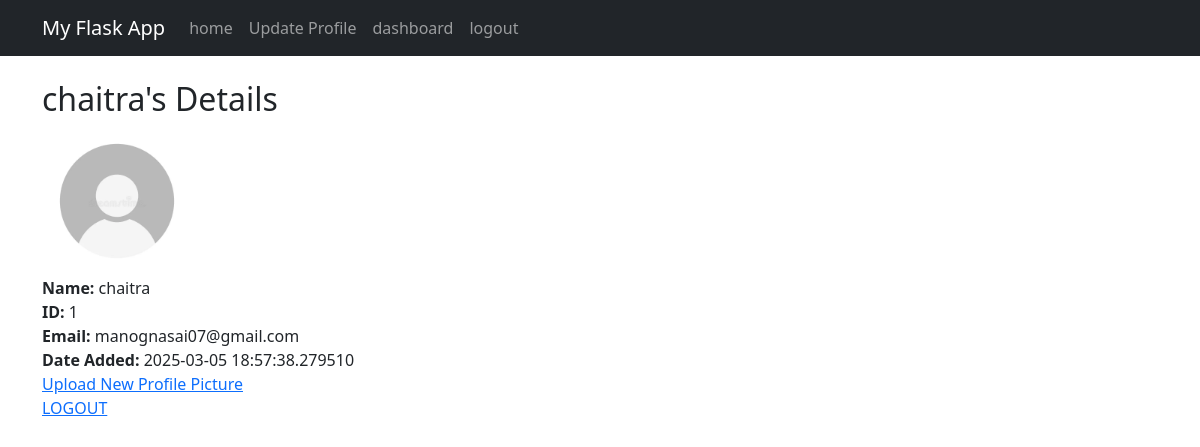
The app's page /dashboard (signed in) with its own data.
### app.py (models this page shows, shortened)
class Users(db.Model, UserMixin):
    id = db.Column(db.Integer, primary_key=True)
    username = db.Column(db.String(200), nullable=False)
    email = db.Column(db.String(120), nullable=False, unique=True)
    date_added = db.Column(db.DateTime, default=datetime.utcnow)
    password_hash = db.Column(db.String(256), nullable = False)
    profile_pic = db.Column(db.String(200), nullable=True, default="default_profile_pic.png")
    @property
    def password(self):
        raise AttributeError('password is not a readable attribute')

### app.py (the view)
@app.route('/dashboard')
@login_required
def dashboard():
    profile_pic = current_user.profile_pic if current_user.profile_pic else 'default_profile.png'
    return render_template('dashboard.html', user=current_user, profile_pic=profile_pic)

### app.py (called while the page is built)
@login_manager.user_loader
def load_user(user_id):
    return Users.query.get(int(user_id))

### templates/dashboard.html
{% extends "base.html" %}
{% block content %}
    <h2>{{ user.username }}'s Details</h2>
    <div class="profile-container">
        <img src="{{ url_for('static', filename='images/' + (profile_pic or 'default_profile.png') ) }}"
             alt="Profile Picture" width="150">
    </div>
    <strong>Name:</strong> {{ current_user.username }}<br>
    <strong>ID:</strong> {{ current_user.id }}<br>
    <strong>Email:</strong> {{ current_user.email }}<br>
    <strong>Date Added:</strong> {{ current_user.date_added }}<br>
    <a href="{{ url_for('upload_profile') }}">Upload New Profile Picture</a><br>
    <a href="{{ url_for('logout') }}">LOGOUT</a>
{% endblock %}

### records on screen
Users: username "chaitra", id "1", email "manognasai07@gmail.com", date_added "2025-03-05 18:57:38.279510"
